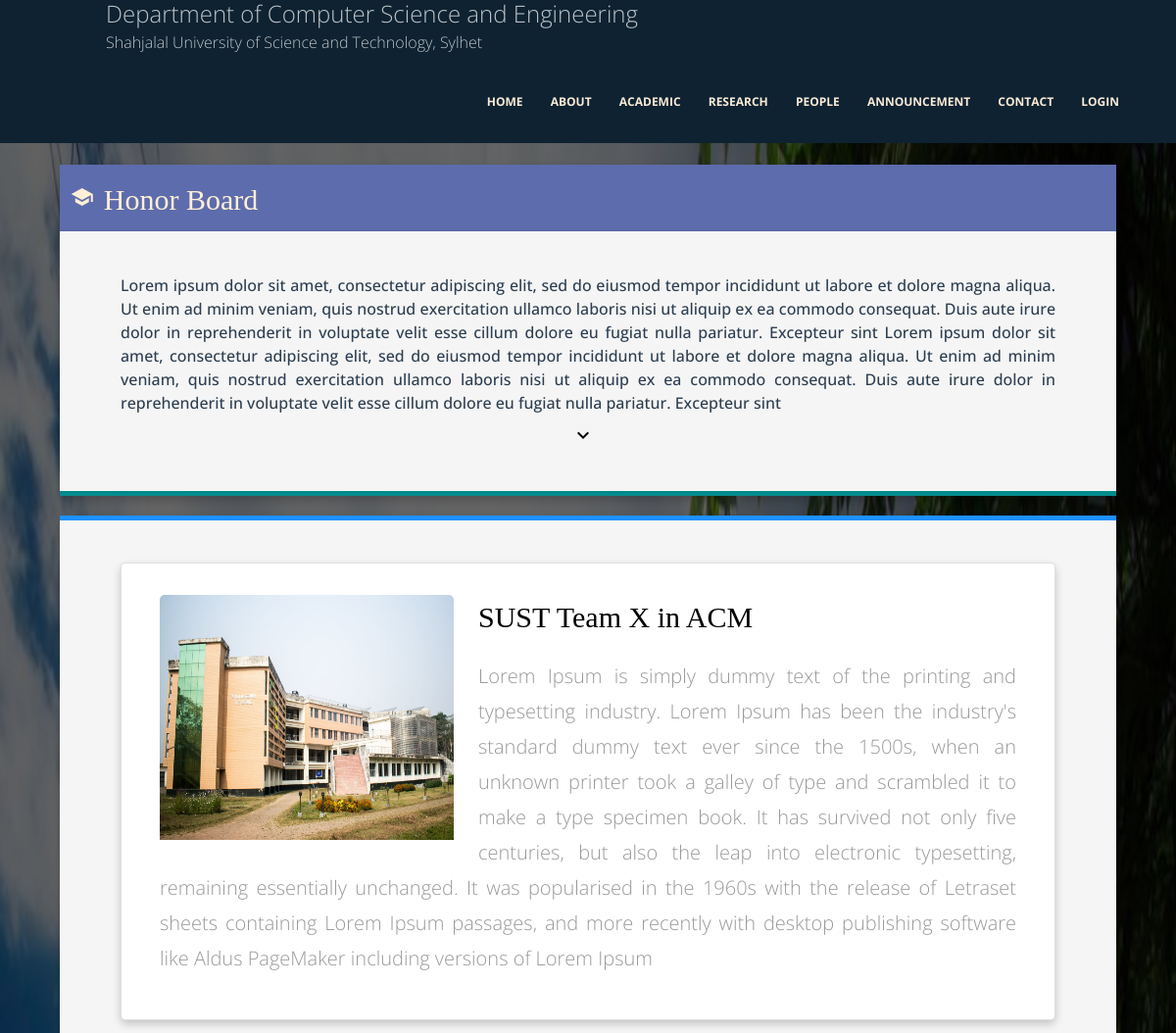
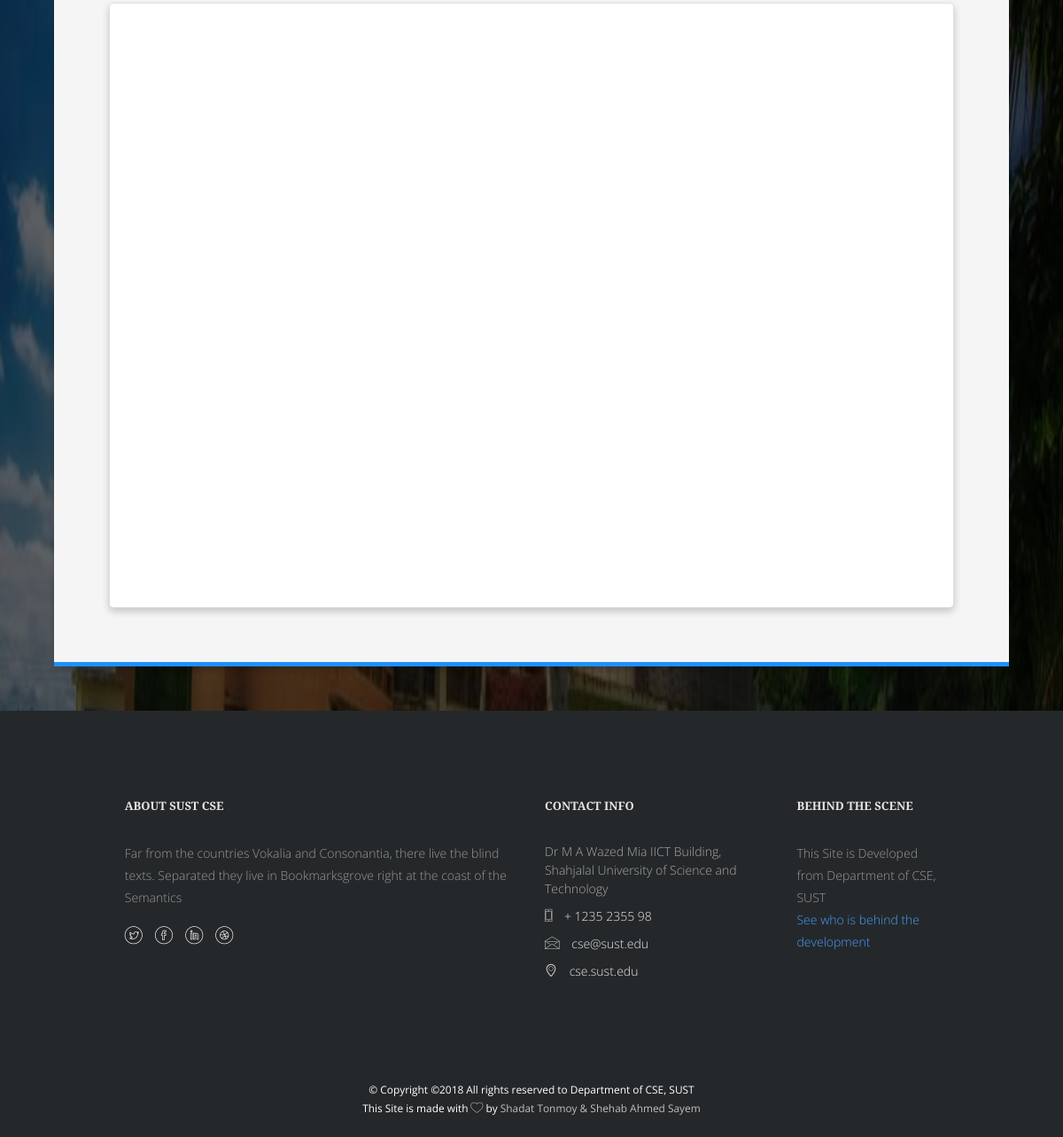
Screenshot of /announcement/honor-board/ with the database file from the repository (2 pictures, top to bottom).
### announcement/models.py (models this page shows, shortened)
class HonorBoard(models.Model):
    title = models.CharField(max_length=500)
    image = models.ImageField(blank=True, null=True, upload_to='images/')
    details = models.TextField()

### announcement/views.py (the view)
# urls.py: path('honor-board/', views.honor, name='honor_board'),
def honor(request):
    honors = HonorBoard.objects.all()
    context = {'honors': honors}
    return render(request, 'announcement/honor-board.html', context)

### templates/announcement/honor-board.html (shortened to what this page needs)
{% extends 'base.html' %}
{% block content %}
    <div class="curriculum-background">
        <div class="program-content-overlay">
            <div class="program-content">
                <div class="">
                    <div class="row">
                        <div class="container">
                            <div class="col-md-12">
                                <h2 class="detail-card-header honor-detail-card-header">
                                    <i class="material-icons">school</i>Honor Board</h2>
                                <div class="classes class-single detail-card news-detail-card">
                                    <div class="desc desc2 row">
                                        <div class="col-md-12 program-detail-container">
                                            <center class="faculty_detail_description">
                                                Lorem ipsum dolor sit amet, consectetur adipiscing elit, sed do eiusmod
                                                tempor
                                                incididunt ut labore et dolore magna aliqua. Ut enim ad minim veniam,
                                                quis
                                                nostrud exercitation ullamco laboris nisi ut aliquip ex ea commodo
                                                consequat.
                                                Duis aute irure dolor in reprehenderit in voluptate velit esse cillum
                                                dolore
                                                eu fugiat nulla pariatur. Excepteur sint Lorem ipsum dolor sit amet,
                                                consectetur
                                                adipiscing elit, sed do eiusmod tempor
                                                incididunt ut labore et dolore magna aliqua. Ut enim ad minim veniam,
                                                quis
                                                nostrud exercitation ullamco laboris nisi ut aliquip ex ea commodo
                                                consequat.
                                                Duis aute irure dolor in reprehenderit in voluptate velit esse cillum
                                                dolore
                                                eu fugiat nulla pariatur. Excepteur sint
                                            </center>
                                            <center>
                                                <a href="#curriculum-detail" style="color: black"><i
                                                        class="material-icons">keyboard_arrow_down</i></a>
                                            </center>
                                        </div>
                                    </div>
                                </div>
                            </div>
                        </div>
                    </div>
                </div>
                <div id="curriculum-detail">
                    <div class="row">
                        <div class="container">
                            <div class="col-md-12">
                                <div class="classes class-single curriculum-detail-container-card">
                                    <div class="desc desc2 row">
                                        <div class="col-md-12 detail-container">
                                            {% for honor in honors %}
                                                <div class="card">
                                                    <div class="desc">
                                                        <div class="col-md-12 animate-box">
                                                            <div class="pull-left" style="margin-right: 25px;">
                                                                <img src="/static/images/bg3.jpg" width="300px"
                                                                     height="250px">
                                                            </div>
                                                            <div class="honor-detail-desc">
                                                                <h2 style="display: inline-block;">{{ honor.title }}</h2>
                                                                <p>
                                                                    {{ honor.details }}
                                                                </p>
                                                            </div>
                                                        </div>
                                                    </div>
                                                </div>
                                            {% endfor %}
                                        </div>
                                    </div>
                                </div>
                            </div>
                        </div>
                    </div>
                    <br><br>
                </div>
            </div>
        </div>
    </div>
{% endblock %}

### static/css/sidenav.css (style rules this page uses)
.card { box-shadow: 0 4px 8px 0 rgba(0,0,0,0.2); transition: 0.3s; border-radius: 5px; }
img { border-radius: 5px 5px 0 0; }

### static/css/publication_style.css (style rules this page uses)
.card { box-shadow: 0 4px 8px 0 rgba(0,0,0,0.2); transition: 0.3s; border-radius: 5px; }
img { border-radius: 5px 5px 0 0; }

### static/css/people_style.css (style rules this page uses)
* { margin: 0px; padding: 0px; }
.card { background: white; box-shadow: 0 4px 8px 0 rgba(0, 0, 0, 0.2); transition: 0.3s; margin-bottom: 1em; }
.container { padding: 2px 16px; }
.program-content-overlay { background: rgba(0, 0, 0, 0.6); }
.program-content { padding-top: 7em; }
.program-detail-container { margin-top: 1%; padding: 0% 5% 2% 5%; }
.material-icons { padding-right: 10px; margin-top: 1%; }
.faculty_detail_description { font-weight: 500; text-align: justify; color: #2c3e50; }

### static/css/curriculum_style.css (style rules this page uses)
.curriculum-background { background-image: url(../images/bg1.jpg); background-size: 100% 100%; background-attachment: fixed; }
.curriculum-detail-container-card { box-shadow: 0 4px 8px 0 rgba(0, 0, 0, 0.2); transition: 0.3s; background: whitesmoke; border-bottom: 5px solid dodgerblue; border-top: 5px solid dodgerblue; margin-top: 1em; }

### static/css/faculty_detail_style.css (style rules this page uses)
body { margin:0; font-family: 'Roboto Condensed', sans-serif; background: #fff; }
h1,h2,h3,h4,h5,h6 { margin:0; font-family: 'Overlock', cursive; }
p { margin:0; }
p { font-size: 1em; color: #999; line-height: 1.8em; }

### static/css/form_style.css (style rules this page uses)
* { margin: 0px; padding: 0px; }
.card { background: white; box-shadow: 0 4px 8px 0 rgba(0, 0, 0, 0.2); transition: 0.3s; margin-bottom: 1em; }
.container { padding: 2px 16px; }
.program-detail-container { margin-top: 1%; padding: 0% 5% 2% 5%; }
.material-icons { padding-right: 10px; margin-top: 1%; }
.faculty_detail_description { font-weight: 500; text-align: justify; color: #2c3e50; }

### rows the page displays
HonorBoard: title "SUST Team X in ACM", details "Lorem Ipsum is simply dummy text of the printing and typesetting industry. Lorem Ipsum has been the industry's standard dummy text ever since the 1500s, when an unknown printer took a galley of type and scrambled it to make a type specimen book. It has survived not only five centuries, but also the leap into electronic typesetting, remaining essentially unchanged. It was popularised in the 1960s with the release of Letraset sheets containing Lorem Ipsum passages, and more recently with desktop publishing software like Aldus PageMaker including versions of Lorem Ipsum"
